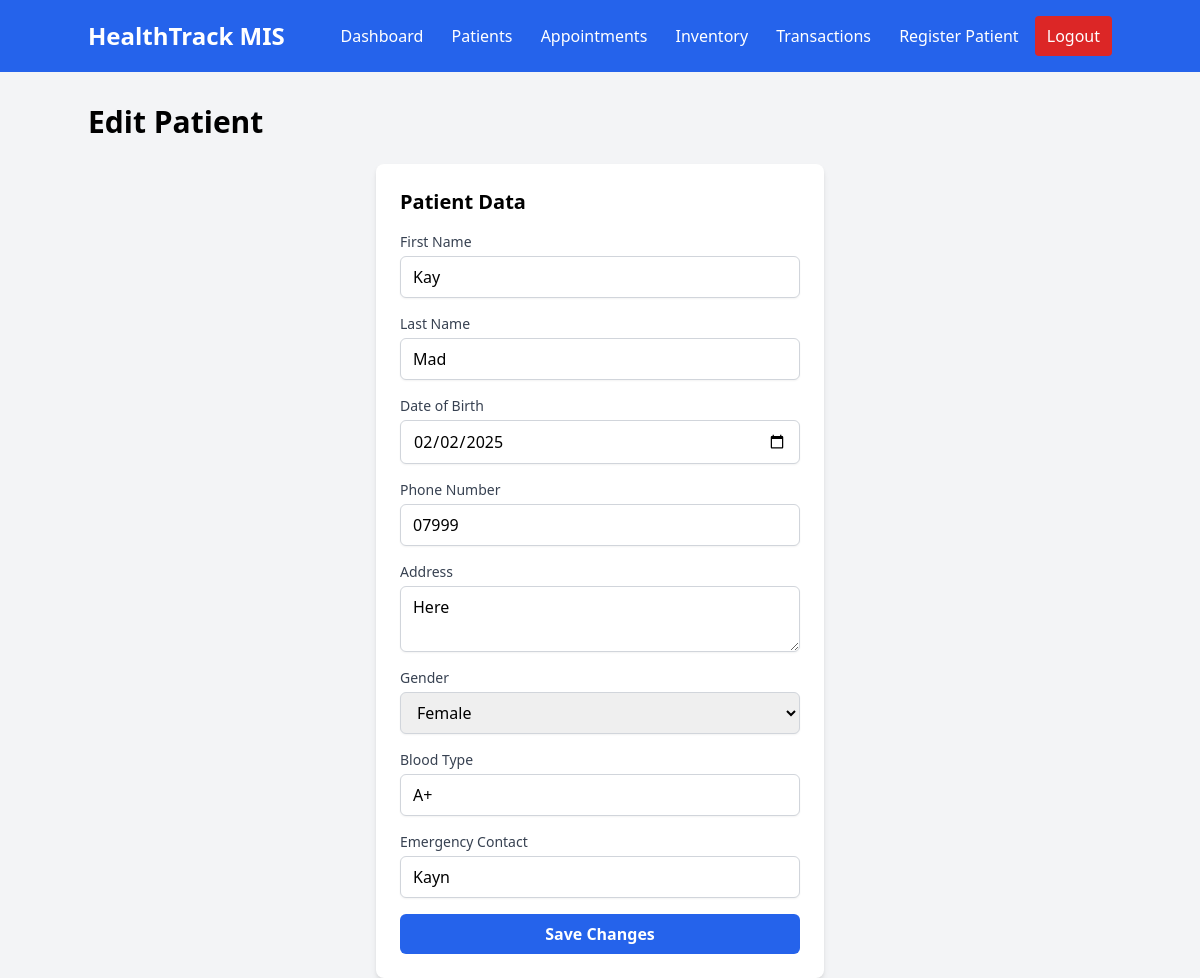
Screenshot of /edit-patient/4/ (signed in) with the database file from the repository.
### core/models.py (models this page shows, shortened)
class Patient(models.Model):
    first_name = models.CharField(max_length=100)
    last_name = models.CharField(max_length=100)
    date_of_birth = models.DateField()
    phone_number = models.CharField(max_length=15)
    address = models.TextField()
    gender = models.CharField(max_length=10, choices=[
        ('Male', 'Male'),
        ('Female', 'Female'),
        ('Other', 'Other'),
    ])
    blood_type = models.CharField(max_length=5, blank=True, null=True)
    emergency_contact = models.CharField(max_length=15, blank=True, null=True)

### core/views.py (the view, shortened to what this page needs)
# urls.py: path('edit-patient/<int:id>/', views.edit_patient, name='edit_patient'),
@never_cache
@login_required
def edit_patient(request, id):
    patient = get_object_or_404(Patient, id=id)
    return render(request, 'core/edit_patient.html', {'patient': patient})

### templates/core/edit_patient.html (shortened to what this page needs)
{% extends 'core/base.html' %} {% block content %}
<h1 class="text-3xl font-bold mb-6">Edit Patient</h1>
<form method="POST" class="bg-white p-6 rounded-lg shadow-md w-full max-w-md mx-auto">
  <h2 class="text-xl font-semibold mb-4">Patient Data</h2>
  <div class="mb-4">
    <label for="first_name" class="block text-sm font-medium text-gray-700">First Name</label>
    <input type="text" id="first_name" name="first_name" value="{{ patient.first_name }}" class="mt-1 block w-full px-3 py-2 border border-gray-300 rounded-md shadow-sm focus:ring-blue-500 focus:border-blue-500" required>
  </div>
  <div class="mb-4">
    <label for="last_name" class="block text-sm font-medium text-gray-700">Last Name</label>
    <input type="text" id="last_name" name="last_name" value="{{ patient.last_name }}" class="mt-1 block w-full px-3 py-2 border border-gray-300 rounded-md shadow-sm focus:ring-blue-500 focus:border-blue-500" required>
  </div>
  <div class="mb-4">
    <label for="dob" class="block text-sm font-medium text-gray-700">Date of Birth</label>
    <input type="date" id="dob" name="dob" value="{{ patient.date_of_birth|date:'Y-m-d' }}" class="mt-1 block w-full px-3 py-2 border border-gray-300 rounded-md shadow-sm focus:ring-blue-500 focus:border-blue-500" required>
  </div>
  <div class="mb-4">
    <label for="phone" class="block text-sm font-medium text-gray-700">Phone Number</label>
    <input type="text" id="phone" name="phone" value="{{ patient.phone_number }}" class="mt-1 block w-full px-3 py-2 border border-gray-300 rounded-md shadow-sm focus:ring-blue-500 focus:border-blue-500" required>
  </div>
  <div class="mb-4">
    <label for="address" class="block text-sm font-medium text-gray-700">Address</label>
    <textarea id="address" name="address" class="mt-1 block w-full px-3 py-2 border border-gray-300 rounded-md shadow-sm focus:ring-blue-500 focus:border-blue-500" required>{{ patient.address }}</textarea>
  </div>
  <div class="mb-4">
    <label for="gender" class="block text-sm font-medium text-gray-700">Gender</label>
    <select id="gender" name="gender" class="mt-1 block w-full px-3 py-2 border border-gray-300 rounded-md shadow-sm focus:ring-blue-500 focus:border-blue-500">
      <option value="Female" {% if patient.gender == 'Female' %}selected{% endif %}>Female</option>
    </select>
  </div>
  <div class="mb-4">
    <label for="blood_type" class="block text-sm font-medium text-gray-700">Blood Type</label>
    <input type="text" id="blood_type" name="blood_type" value="{{ patient.blood_type }}" class="mt-1 block w-full px-3 py-2 border border-gray-300 rounded-md shadow-sm focus:ring-blue-500 focus:border-blue-500">
  </div>
  <div class="mb-4">
    <label for="emergency_contact" class="block text-sm font-medium text-gray-700">Emergency Contact</label>
    <input type="text" id="emergency_contact" name="emergency_contact" value="{{ patient.emergency_contact }}" class="mt-1 block w-full px-3 py-2 border border-gray-300 rounded-md shadow-sm focus:ring-blue-500 focus:border-blue-500">
  </div>
  <div>
    <button type="submit" class="w-full py-2 px-4 bg-blue-600 text-white font-semibold rounded-md hover:bg-blue-700 focus:outline-none">
      Save Changes
    </button>
  </div>
</form>
{% endblock %}

### rows the page displays
Patient: first_name "Kay", last_name "Mad", dob "02/02/2025", phone "07999", address "Here", gender "Female", blood_type "A+", emergency_contact "Kayn"
